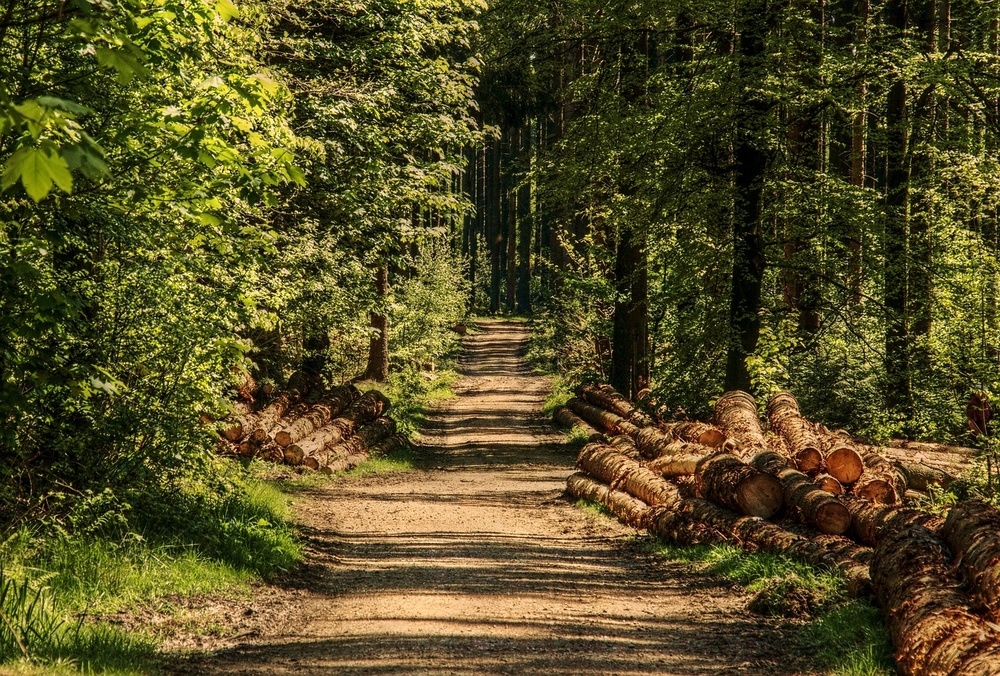
#> input picture Practica 1/Practica 1/images/Bosque.jpg, 1000 x 676 px, shrunk from 1280 x 865 before the run, found by its file name
$ jupyter execute Practica1.ipynb
#> lines starting #> are read from the running program, lines starting #| are printed output that depends on the picture
## Practica 1 - PIAV

Integrantes: Alejandro Bolaños García y David García Díaz

##### 1a. Hacer un programa que cargue una imagen y que obtenga y muestre el valor RGB de cada píxel de la imagen sobre el que esté el cursor del ratón.

[cell 1]
import cv2 as cv
import numpy as np

# Función de callback para el ratón
# [11 lines left out: function mouse, not called in this run]

# Cargar la imagen
img = cv.imread('images/bosque.jpg')
#> img is the input picture: shape (676, 1000, 3); mean B, G, R 36.4, 77.3, 84.9

# Mostrar la imagen
cv.imshow('imagen', img)

# Configurar el callback del ratón
cv.setMouseCallback('imagen', mouse)

cv.waitKey(0)
cv.destroyAllWindows()

##### 1b. Hacer un programa para dibujar las siguientes primitivas con el ratón:
- Líneas
- Rectángulo
- Círculos
- Especificar el color en RGB de las primitivas
- Definir el grosor de las líneas

##### 2. Mejoras del programa
- Permitir crear figuras rellenas (seleccionar a través de la interfaz.
- Poder crear otras primitivas (construir polilíneas y polígonos, elipses…)
- Guardar el dibujo como un vídeo para ver cómo se realizó paso a paso
- Aportación propia

[cell 2]
# SIN BOTON DE RELLENO

import numpy as np
import cv2 as cv

drawing = False  # Verdadero si el ratón está presionado
mode = 0  # 0: rectángulo, 1: círculo, 2: línea, 3: polilínea, 4: polígono, 5: elipse
ix, iy = -1, -1
points = []  # Lista para almacenar puntos de polilíneas y polígonos
video_writer = None
fill = False  # Variable para el estado de relleno

# Lista de nombres de modos para la leyenda
mode_names = ['Rectangulo', 'Circulo', 'Linea', 'Polilinea', 'Poligono', 'Elipse']

def trackbar(x):
    pass

# Función para inicializar el video writer
def initialize_video_writer():
    global video_writer
    fourcc = cv.VideoWriter_fourcc(*'XVID')
    video_writer = cv.VideoWriter('drawing.avi', fourcc, 2.0, (1000, 1000))

# Función de callback para el ratón
# [101 lines left out: functions draw_figures, draw_polyline_or_polygon, not called in this run]

def draw_controls(image):
    # Dibujar el botón de relleno
    button_text = 'Relleno: ON' if fill else 'Relleno: OFF'
    button_color = (0, 255, 0) if fill else (0, 0, 255)  # Verde si está en ON, rojo si está en OFF

    cv.rectangle(image, (10, 10), (110, 50), button_color, -1)  # Fondo del botón
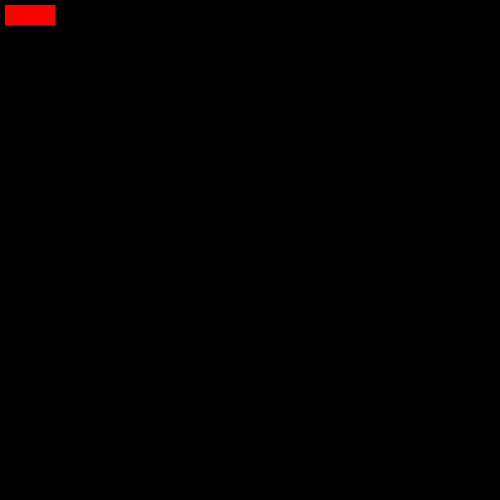
#> image: shape (1000, 1000, 3) (shown at 1/2 size); mean of channels 0, 1, 2 0, 0, 1.1; drawn as B, G, R
    cv.putText(image, button_text, (15, 35), cv.FONT_HERSHEY_SIMPLEX, 0.7, (255, 255, 255), 2, cv.LINE_AA)

    # Añadir la leyenda del modo actual
    cv.putText(image, f'Modo: {mode_names[mode]}', (10, 70), cv.FONT_HERSHEY_SIMPLEX, 0.7, (255, 255, 255), 2, cv.LINE_AA)
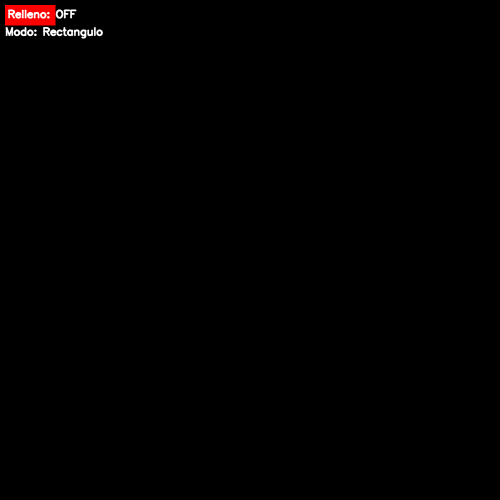
#> image: shape (1000, 1000, 3) (shown at 1/2 size); mean of channels 0, 1, 2 0.7, 0.7, 1.6; drawn as B, G, R

# Configuración inicial
img = np.zeros((1000, 1000, 3), np.uint8)
cv.namedWindow('image')
cv.setMouseCallback('image', draw_figures)

# Crear los trackbars
cv.createTrackbar('R', 'image', 255, 255, trackbar)
cv.createTrackbar('G', 'image', 255, 255, trackbar)
cv.createTrackbar('B', 'image', 255, 255, trackbar)
cv.createTrackbar('Thickness', 'image', 1, 10, trackbar)  # Inicia en 1 para evitar grosor 0

initialize_video_writer()  # Inicializar el video writer

while True:
    # Mostrar la imagen con los controles
    img_copy = img.copy()
    draw_controls(img_copy)
    cv.imshow('image', img_copy)

    k = cv.waitKey(1) & 0xFF
#> (key e is pressed here)
    if k == ord('c'):
        mode = 1  # Cambia a modo círculo
    elif k == ord('l'):
        mode = 2  # Cambia a modo línea
    elif k == ord('r'):
        mode = 0  # Cambia a modo rectángulo
    elif k == ord('p'):
        mode = 3  # Cambia a modo polilínea
    elif k == ord('o'):
        mode = 4  # Cambia a modo polígono
    elif k == ord('s'):  # Guardar la imagen actual
        cv.imwrite('drawing.png', img)
    elif k == ord('n'):  # Limpiar la imagen
        img = np.zeros((1000, 1000, 3), np.uint8)
        points = []  # Limpiar los puntos para las polilíneas y polígonos
    elif k == 27:  # Tecla 'ESC' para salir
        break

video_writer.release()  # Liberar el video writer
cv.destroyAllWindows()

[cell 3]
# SIN BOTON DE RELLENO

import numpy as np
import cv2 as cv

drawing = False  # Verdadero si el ratón está presionado
mode = 0  # 0: rectángulo, 1: círculo, 2: línea, 3: polilínea, 4: polígono, 5: elipse
ix, iy = -1, -1
points = []  # Lista para almacenar puntos de polilíneas y polígonos
video_writer = None

# Lista de nombres de modos para la leyenda
mode_names = ['Rectangulo', 'Circulo', 'Linea', 'Polilinea', 'Poligono', 'Elipse']

def trackbar(x):
    pass

# Función para inicializar el video writer
def initialize_video_writer():
    global video_writer
    fourcc = cv.VideoWriter_fourcc(*'XVID')
    video_writer = cv.VideoWriter('drawing.avi', fourcc, 2.0, (1000, 1000))

# Función de callback para el ratón
# [85 lines left out: function draw_figures, not called in this run]

# Configuración inicial
img = np.zeros((1000, 1000, 3), np.uint8)
cv.namedWindow('image')
cv.setMouseCallback('image', draw_figures)

# Crear los trackbars
cv.createTrackbar('Relleno', 'image', 0, 1, trackbar)
cv.createTrackbar('R', 'image', 255, 255, trackbar)
cv.createTrackbar('G', 'image', 0, 255, trackbar)
cv.createTrackbar('B', 'image', 0, 255, trackbar)
cv.createTrackbar('Thickness', 'image', 1, 10, trackbar)  # Inicia en 1 para evitar grosor 0

initialize_video_writer()  # Inicializar el video writer

while True:
    # Mostrar el modo actual en la imagen
    img_copy = img.copy()
    cv.putText(img_copy, f'Modo: {mode_names[mode]}', (10, 30), cv.FONT_HERSHEY_SIMPLEX, 1, (255, 255, 255), 2, cv.LINE_AA)
    cv.imshow('image', img_copy)
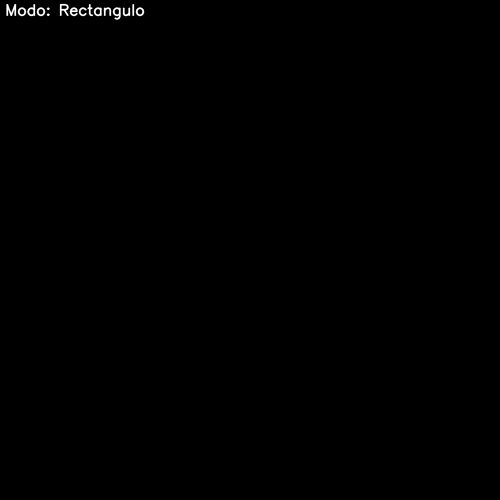
#> window 'image': shape (1000, 1000, 3) (shown at 1/2 size); min 0, max 255, mean 0.6

    k = cv.waitKey(1) & 0xFF
#> (key e is pressed here)
    if k == ord('c'):
        mode = 1  # Cambia a modo círculo
    elif k == ord('l'):
        mode = 2  # Cambia a modo línea
    elif k == ord('r'):
        mode = 0  # Cambia a modo rectángulo
    elif k == ord('p'):
        mode = 3  # Cambia a modo polilínea
    elif k == ord('o'):
        mode = 4  # Cambia a modo polígono
    elif k == ord('e'):
        mode = 5  # Cambia a modo elipse
    elif k == ord('s'):  # Guardar la imagen actual
        cv.imwrite('drawing.png', img)
    elif k == ord('n'):  # Limpiar la imagen
        img = np.zeros((1000, 1000, 3), np.uint8)
        points = []  # Limpiar los puntos para las polilíneas y polígonos
    elif k == 27:  # Tecla 'ESC' para salir
        break

video_writer.release()  # Liberar el video writer
cv.destroyAllWindows()
